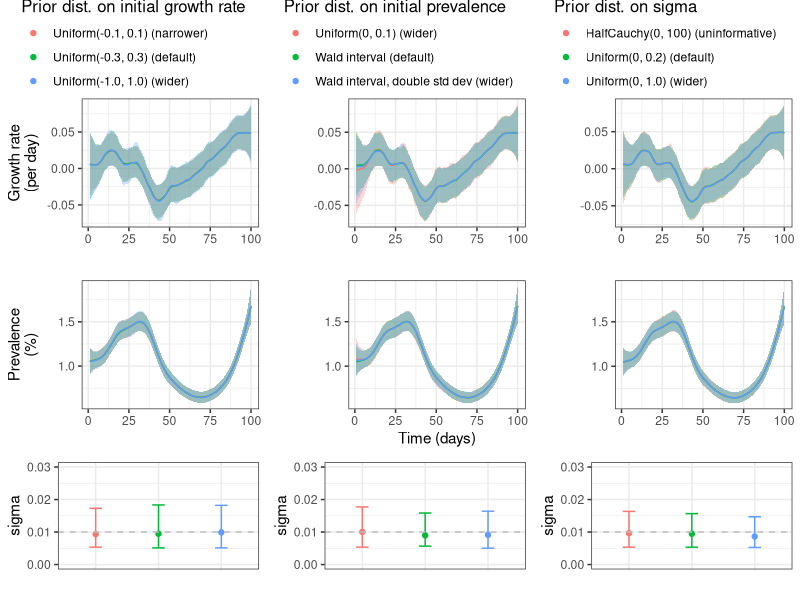

Write the R code that produced this figure. (Note: this script raises an error after producing the figure.)

rm(list=ls())

library(tidyverse)
library(cowplot)

# Load data
df_data = read.csv("paper/outputs/s1-sensitivity/s1_exampledata.csv")

# Load results
df_r0 = read.csv("paper/outputs/s1-sensitivity/s1_sensitivity_pr0_states.csv") %>% mutate(Prior = "Initial growth rate")
df_r0_params = read.csv("paper/outputs/s1-sensitivity/s1_sensitivity_pr0_params.csv") %>% mutate(Prior = "Initial growth rate")

df_P0 = read.csv("paper/outputs/s1-sensitivity/s1_sensitivity_pP0_states.csv") %>% mutate(Prior = "Initial prevalence")
df_P0_params = read.csv("paper/outputs/s1-sensitivity/s1_sensitivity_pP0_params.csv") %>% mutate(Prior = "Initial prevalence")

df_sig = read.csv("paper/outputs/s1-sensitivity/s1_sensitivity_sigma_states.csv") %>% mutate(Prior = "sigma")
df_sig_params = read.csv("paper/outputs/s1-sensitivity/s1_sensitivity_sigma_params.csv") %>% mutate(Prior = "sigma")

# Set for plotting
df_plt = rbind(df_r0, df_P0, df_sig) %>% filter(variable %in% c("rt", "Pt"))

# Turn prevalence into percentage
df_plt$mean[df_plt$variable=="Pt"] = df_plt$mean[df_plt$variable=="Pt"] * 100
df_plt$lower[df_plt$variable=="Pt"] = df_plt$lower[df_plt$variable=="Pt"] * 100
df_plt$upper[df_plt$variable=="Pt"] = df_plt$upper[df_plt$variable=="Pt"] * 100

custom_theme = theme_bw() + theme(legend.position="none")

# Plot states
plt_r0_rt = ggplot(df_plt %>% filter(Prior == "Initial growth rate", variable=="rt"), aes(x=t)) +
  geom_ribbon(aes(ymin=lower, ymax=upper, fill=prior), alpha=0.3) +
  geom_line(aes(y=mean, color=prior)) +
  custom_theme +
  ylab("Growth rate\n(per day)") + xlab("")

plt_P0_rt = ggplot(df_plt %>% filter(Prior == "Initial prevalence", variable=="rt"), aes(x=t)) +
  geom_ribbon(aes(ymin=lower, ymax=upper, fill=prior), alpha=0.3) +
  geom_line(aes(y=mean, color=prior)) +
  custom_theme +
  ylab("") + xlab("")

plt_sig_rt = ggplot(df_plt %>% filter(Prior == "sigma", variable=="rt"), aes(x=t)) +
  geom_ribbon(aes(ymin=lower, ymax=upper, fill=prior), alpha=0.3) +
  geom_line(aes(y=mean, color=prior)) +
  custom_theme +
  ylab("") + xlab("")

plt_r0_Pt = ggplot(df_plt %>% filter(Prior == "Initial growth rate", variable=="Pt"), aes(x=t)) +
  geom_ribbon(aes(ymin=lower, ymax=upper, fill=prior), alpha=0.3) +
  geom_line(aes(y=mean, color=prior)) +
  custom_theme +
  ylab("Prevalence\n(%)") + xlab("")

plt_P0_Pt = ggplot(df_plt %>% filter(Prior == "Initial prevalence", variable=="Pt"), aes(x=t)) +
  geom_ribbon(aes(ymin=lower, ymax=upper, fill=prior), alpha=0.3) +
  geom_line(aes(y=mean, color=prior)) +
  custom_theme +
  ylab("") + xlab("Time (days)")

plt_sig_Pt = ggplot(df_plt %>% filter(Prior == "sigma", variable=="Pt"), aes(x=t)) +
  geom_ribbon(aes(ymin=lower, ymax=upper, fill=prior), alpha=0.3) +
  geom_line(aes(y=mean, color=prior)) +
  custom_theme +
  ylab("") + xlab("")

plt_states = plot_grid(plt_r0_rt, plt_P0_rt, plt_sig_rt, plt_r0_Pt, plt_P0_Pt, plt_sig_Pt, ncol=3, align="vh")



custom_theme_params = theme_bw() + theme(legend.position="none", axis.text.x=element_blank(), axis.ticks.x=element_blank())

plt_r0_param = ggplot(df_r0_params) +
  geom_point(aes(x=prior, y=m, color=prior)) +
  geom_errorbar(aes(x=prior, ymin=l, ymax=u, color=prior), width=0.2) +
  geom_hline(yintercept=0.01, linetype="dashed", color="gray") +
  custom_theme_params +
  ylim(c(0, 0.03)) + ylab("sigma") + xlab("")

plt_P0_param = ggplot(df_P0_params) +
  geom_point(aes(x=prior, y=m, color=prior)) +
  geom_errorbar(aes(x=prior, ymin=l, ymax=u, color=prior), width=0.2) +
  geom_hline(yintercept=0.01, linetype="dashed", color="gray") +
  custom_theme_params +
  ylim(c(0, 0.03)) + ylab("sigma") + xlab("")

plt_sig_param = ggplot(df_sig_params) +
  geom_point(aes(x=prior, y=m, color=prior)) +
  geom_errorbar(aes(x=prior, ymin=l, ymax=u, color=prior), width=0.2) +
  geom_hline(yintercept=0.01, linetype="dashed", color="gray") +
  custom_theme_params +
  ylim(c(0, 0.03)) + ylab("sigma") + xlab("")


legend_r0 = get_legend(ggplot(df_r0_params) + geom_point(aes(x=prior, y=m, color=prior)) + theme_bw() + theme(legend.title=element_text(size=12)) + labs(color="Prior dist. on initial growth rate"))
legend_P0 = get_legend(ggplot(df_P0_params) + geom_point(aes(x=prior, y=m, color=prior)) + theme_bw() + theme(legend.title=element_text(size=12)) + labs(color="Prior dist. on initial prevalence"))
legend_sig = get_legend(ggplot(df_sig_params) + geom_point(aes(x=prior, y=m, color=prior)) + theme_bw() + theme(legend.title=element_text(size=12)) + labs(color="Prior dist. on sigma"))

plt_params = plot_grid(plt_r0_param, plt_P0_param, plt_sig_param, ncol=3)
plt_legends = plot_grid(legend_r0, legend_P0, legend_sig, ncol=3)

plt = plot_grid(plt_legends, plt_states, plt_params, ncol=1, rel_heights=c(0.25, 1, 0.4))
plt
ggsave("paper/figures/s1_sensitivity.png", plt, width=24, height=16, dpi=600, units="cm")
